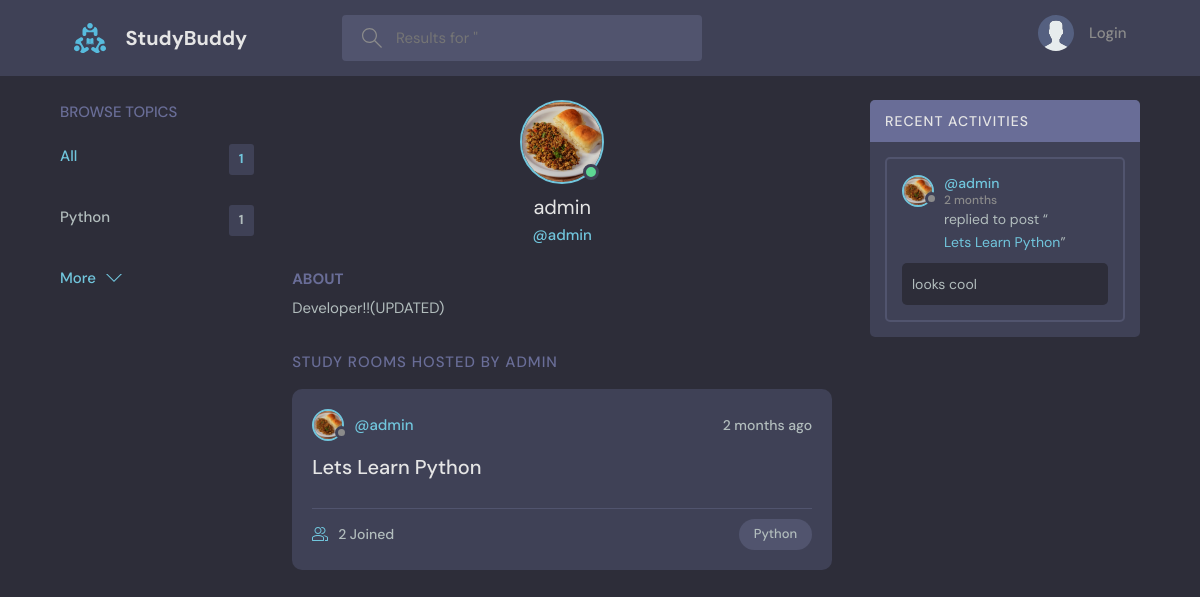
The page /profile/1 on the database as committed earlier.
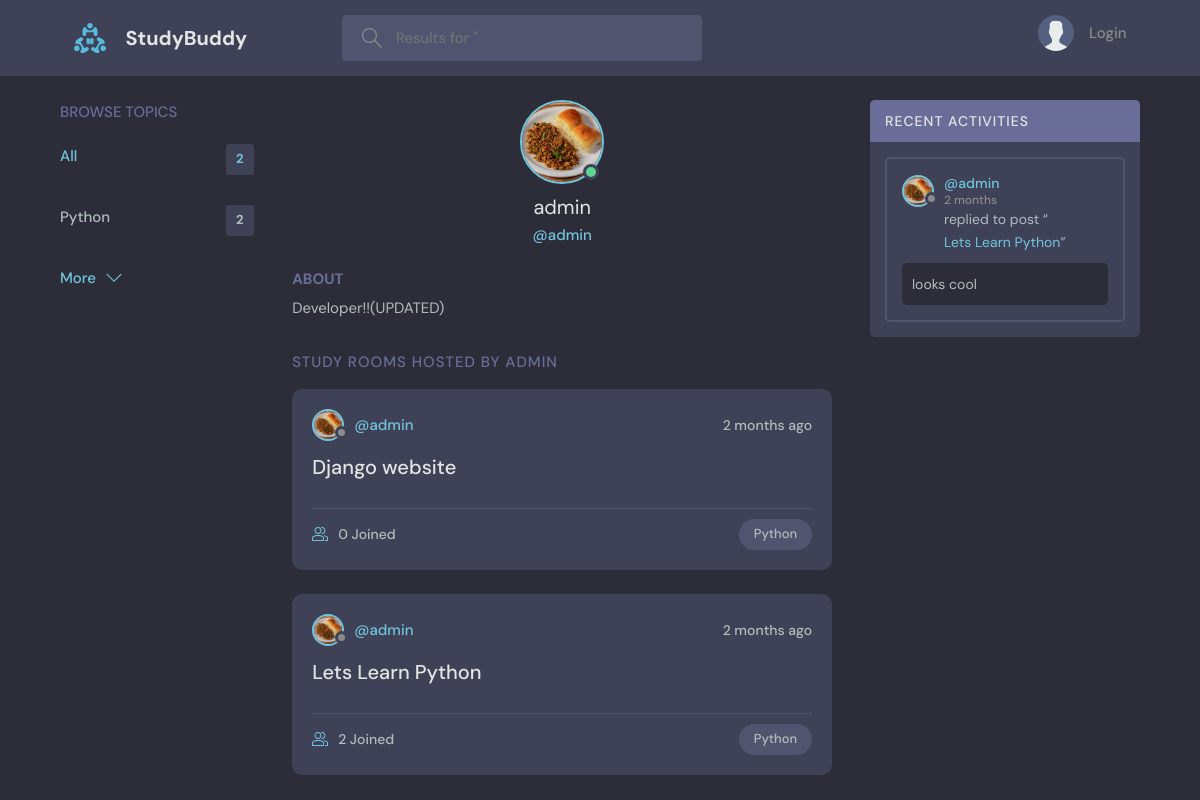
The same page on the database as committed later.
### base/models.py (models this page shows, shortened)
class User(AbstractUser):
    name = models.CharField(max_length=200, null= True)
    email = models.EmailField(unique=True,null=True)
    bio = models.TextField(null=True)
    avatar= models.ImageField(null=True, default="avatar.svg")
    USERNAME_FIELD: str='email'
    REQUIRED_FIELDS: list[str] = []

class Topic(models.Model):
    name = models.CharField(max_length=200) # group name

class Room(models.Model):
    host =  models.ForeignKey(User,on_delete=models.SET_NULL, null=True)
    topic = models.ForeignKey(Topic,on_delete=models.SET_NULL, null=True) # Single topic may have many rooms ==> single to Many RELATIONSHIP
    name = models.CharField(max_length=200)
    description = models.TextField(null=True,blank=True)
    participants = models.ManyToManyField(User,related_name='participants',blank=True) # many to many relationship
    updated = models.DateTimeField(auto_now=True)
    created = models.DateTimeField(auto_now_add=True)
    def __str__(self) -> str:
        return self.name
    class Meta:
        ordering = ['-updated','-created']

class Message(models.Model):
    user = models.ForeignKey(User,on_delete=models.CASCADE)# one user can do many messages ==> one to many RELATIONSHIP
    room = models.ForeignKey(Room,on_delete=models.CASCADE) #Single room contain many message==> single to Many RELATIONSHIP
    body = models.TextField()
    updated = models.DateTimeField(auto_now=True)
    created = models.DateTimeField(auto_now_add=True)
    def __str__(self) -> str:
        return self.body[:50]
    class Meta:
        ordering = ['-created']

### base/views.py (the view)
# urls.py: path('profile/<str:pk>', views.userProfile, name='user-profile'),
def userProfile(request,pk):
    user = User.objects.get(pk=pk)
    rooms = user.room_set.all()   # type: ignore
    room_messages = user.message_set.all()  # type: ignore
    topics = Topic.objects.all()
    context ={
        'user':user,
        'rooms':rooms,
        'room_messages':room_messages,
        'topics':topics,
    }
    return render(request,'profile.html', context)

### base/templates/profile.html (shortened to what this page needs)
{% extends 'base.html' %} {% block content_block %}
<main class="profile-page layout layout--3">
  <div class="container">
    <div>
      {% include 'topics_component.html' %}
    </div>
    <div class="roomList">
      <div class="profile">
        <div class="profile__avatar">
          <div class="avatar avatar--large active">
            <img src="{{user.avatar.url}}" />
          </div>
        </div>
        <div class="profile__info">
          <h3>{{user.username}}</h3>
          <p>@{{user.username}}</p>
        </div>
        <div class="profile__about">
          <h3>About</h3>
          <p>
            {{user.bio}}
          </p>
        </div>
      </div>
      <div class="roomList__header">
        <div>
          <h2>Study Rooms Hosted by {{user.username}}</a>
          </h2>
        </div>
      </div>
      <div>
        {% include 'feed_component.html' %}
      </div>
    </div>
    <div>
      {% include 'activity_component.html' %}
    </div>
  </div>
</main>
{% endblock content_block %}

### base/templates/topics_component.html
<div class="topics">
  <div class="topics__header">
    <h2>Browse Topics</h2>
  </div>
  <ul class="topics__list">
    <li>
      <a href="{% url 'home' %}" class="active">All <span>{{rooms.count}}</span></a>
    </li>
    {% for topic in topics %}
    <li>
      <a href="{% url 'home' %}?q={{topic.name}}">{{topic.name}} <span>{{topic.room_set.all.count}}</span></a>
    </li>
    {% endfor %}
  </ul>
  <a class="btn btn--link" href="{% url 'topics' %}">
    More
    <svg version="1.1" xmlns="http://www.w3.org/2000/svg" width="32" height="32" viewBox="0 0 32 32">
      <title>chevron-down</title>
      <path d="M16 21l-13-13h-3l16 16 16-16h-3l-13 13z"></path>
    </svg>
  </a>
</div>

### base/templates/feed_component.html (shortened to what this page needs)
{% for room in rooms %}
<div class="roomListRoom">
  <div class="roomListRoom__header">
    <a href="{% url 'user-profile' room.host.id %}" class="roomListRoom__author">
      <div class="avatar avatar--small">
        <img src="{{room.host.avatar.url}}" />
      </div>
      <span>@{{room.host.username}}</span>
    </a>
    <div class="roomListRoom__actions">
      <span>{{room.created | timesince}} ago</span>
    </div>
  </div>
  <div class="roomListRoom__content">
    <a href="{% url 'room' room.id %}">{{room.name}}</a>
  </div>
  <div class="roomListRoom__meta">
    <a href="{% url 'room' room.id %}" class="roomListRoom__joined">
      {{room.participants.all.count}} Joined
    </a>
    <p class="roomListRoom__topic">{{room.topic.name}}</p>
  </div>
</div>
{% endfor %}

### base/templates/activity_component.html (shortened to what this page needs)
<div class="activities">
  <div class="activities__header">
    <h2>Recent Activities</h2>
  </div>
  {% for message in room_messages %}
  <div class="activities__box">
    <div class="activities__boxHeader roomListRoom__header">
      <a href="{% url 'user-profile' message.user.id %}" class="roomListRoom__author">
        <div class="avatar avatar--small">
          <img src="{{message.user.avatar.url}}" />
        </div>
        <p>
          @{{message.user.username}}
          <span>{{message.created | timesince}}</span>
        </p>
      </a>
    </div>
    <div class="activities__boxContent">
      <p>replied to post “<a href="{% url 'room' message.room.id %}">{{message.room}}</a>”</p>
      <div class="activities__boxRoomContent">
        {{message}}
      </div>
    </div>
  </div>
  {% endfor %}
</div>

Rows that differ between the two databases and show on the page:
changed User "admin": count "1" → "2"
computed for Topic "Python": room_set.all.count "1" → "2"
added Room: host.avatar (picture), host.username "admin", created "2 months", name "Django website", participants.all.count "0", topic.name "Python"
